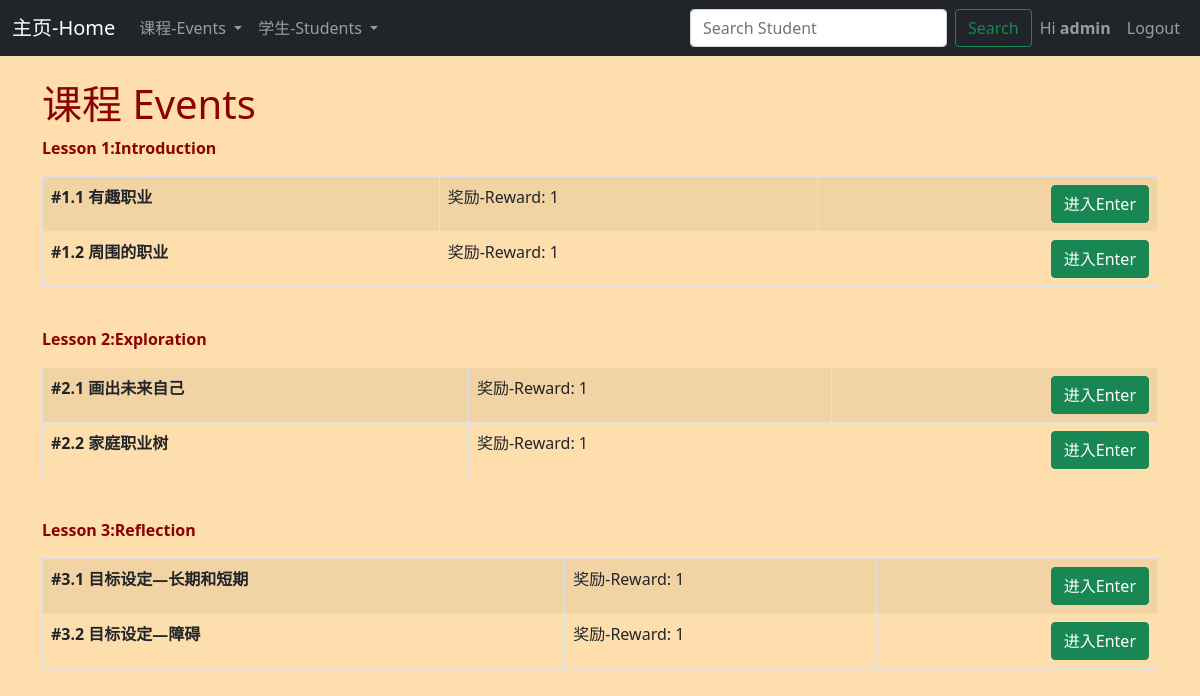
Page /events (signed in) on the committed database.
### events/models.py (models this page shows, shortened)
class Event(models.Model):
	name = models.CharField('Event Name', max_length=120 )
	description = models.TextField(blank = True)
	lesson = models.IntegerField("Lesson Number", blank=False)
	reward = models.IntegerField("Badge",blank=False, default="1")

### events/views.py (the view)
# urls.py: path('events', views.all_events, name = 'list-events'),
def all_events(request):
	event_list = Event.objects.all()
	return render(request,
		'events/event_list.html', {
		'event_list' : event_list
		})

### events/templates/events/event_list.html (shortened to what this page needs)
{% extends 'events/base.html' %}
{% block content %}
<head>
</head>
	<h1> 课程 Events </h1>
<p><strong> Lesson 1:Introduction</strong></p>
<table class="table table-striped table-hover table-bordered ">
{% for event in event_list %}
{% if event.lesson == 1 %}
        	<tr>
    			<td>
    					<strong>{{ event.name }}</strong>
    			</td>
    			<td>
    				奖励-Reward: {{ event.reward }}
    			</td>
    			<td>
    					<a href=" {% url 'show-event' event.id %}">
    					<input type = "submit" value = "进入Enter" class = "btn btn-success" style="float: right;"></a>
    			</td>
    		</tr>
{% endif %}
{% endfor %}
</table>
<br/>
<p><strong> Lesson 2:Exploration</strong></p>
<table class="table table-striped table-hover table-bordered ">
{% for event in event_list %}
{% if event.lesson == 2 %}
        	<tr>
    			<td>
    					<strong>{{ event.name }}</strong>
    			</td>
    			<td>
    				奖励-Reward: {{ event.reward }}
    			</td>
    			<td>
    					<a href=" {% url 'show-event' event.id %}">
    					<input type = "submit" value = "进入Enter" class = "btn btn-success" style="float: right;"></a>
    			</td>
    		</tr>
{% endif %}
{% endfor %}
</table>
<br/>
<p><strong> Lesson 3:Reflection</strong></p>
<table class="table table-striped table-hover table-bordered ">
{% for event in event_list %}
{% if event.lesson == 3 %}
        	<tr>
    			<td>
    					<strong>{{ event.name }}</strong>
    			</td>
    			<td>
    				奖励-Reward: {{ event.reward }}
    			</td>
    			<td>
    					<a href=" {% url 'show-event' event.id %}">
    					<input type = "submit" value = "进入Enter" class = "btn btn-success" style="float: right;"></a>
    			</td>
    		</tr>
{% endif %}
{% endfor %}
</table>
<br/>
{% endblock %}

### events/templates/events/navbar.html (shortened to what this page needs)
<nav class="navbar navbar-expand-lg navbar-dark bg-dark">
  <div class="container-fluid">
    <a class="navbar-brand" href="{%url 'home' %}">主页-Home</a>
    <div class="collapse navbar-collapse" id="navbarSupportedContent">
      <ul class="navbar-nav me-auto mb-2 mb-lg-0">
         <li class="nav-item dropdown">
          <a class="nav-link dropdown-toggle" href="#" id="navbarDropdown" role="button" data-bs-toggle="dropdown" aria-expanded="false">
            课程-Events
          </a>
        </li>
        <li class="nav-item dropdown">
          <a class="nav-link dropdown-toggle" href="#" id="navbarDropdown" role="button" data-bs-toggle="dropdown" aria-expanded="false">
            学生-Students
          </a>
        </li>
      </ul>
      <form class="d-flex" method = POST action = "{% url 'search-student' %}">
        <input class="form-control me-2" type="search" placeholder="Search Student" aria-label="Search" name="searched">
        <button class="btn btn-outline-success" type="submit">Search</button>
      </form>
        <ul class="nav navbar-nav navbar-right">
          {% if user.is_authenticated %}
          <li class="nav-item">
            <a class="nav-link" href="admin">Hi <strong>{{user}}</strong></a>
          </li>
          <li class="nav-item">
            <a class="nav-link" href="{%url 'logout' %}">Logout</a>
          </li>
          {% endif %}
        </ul>
    </div>
  </div>
</nav>

### events/templates/events/base.html (style rules this page uses)
body { background: #f4f4f4; }

### events/templates/events/event_list.html (style rules this page uses)
body { background-color: #FFDEAD; }
h1 { color: #8B0000; }
p { color: #8B0000; }

### rows in the picture
Event: name "#1.1 有趣职业", reward "1"
Event: name "#1.2 周围的职业", reward "1"
Event: name "#2.1 画出未来自己", reward "1"
Event: name "#2.2 家庭职业树", reward "1"
Event: name "#3.1 目标设定—长期和短期", reward "1"
Event: name "#3.2 目标设定—障碍", reward "1"

### other values in the picture
{{ user }} "admin"
